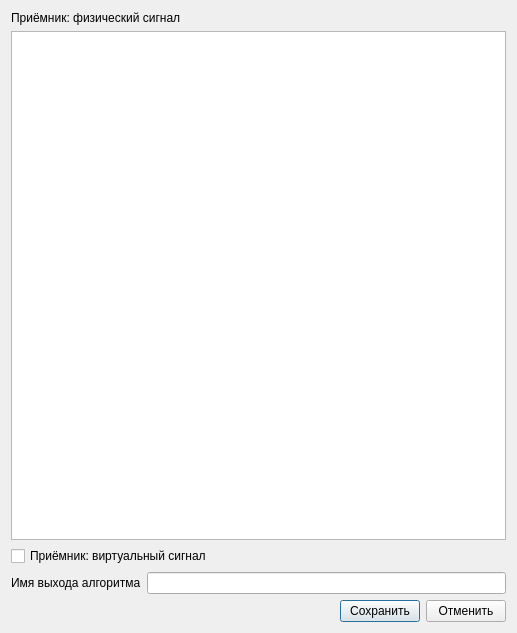
<?xml version="1.0" encoding="UTF-8"?>
<ui version="4.0">
 <class>ParamDialogBO</class>
 <widget class="QDialog" name="ParamDialogBO">
  <property name="geometry">
   <rect>
    <x>0</x>
    <y>0</y>
    <width>517</width>
    <height>633</height>
   </rect>
  </property>
  <property name="windowTitle">
   <string>Выбор приёмника сигнала</string>
  </property>
  <layout class="QVBoxLayout" name="verticalLayout">
   <item>
    <widget class="QLabel" name="label_2">
     <property name="text">
      <string>Приёмник: физический сигнал</string>
     </property>
    </widget>
   </item>
   <item>
    <widget class="QTreeView" name="treePhisOutput"/>
   </item>
   <item>
    <widget class="QCheckBox" name="checkVirtualSignal">
     <property name="text">
      <string>Приёмник: виртуальный сигнал</string>
     </property>
    </widget>
   </item>
   <item>
    <layout class="QHBoxLayout" name="horizontalLayout_2">
     <item>
      <widget class="QLabel" name="label">
       <property name="text">
        <string>Имя выхода алгоритма</string>
       </property>
      </widget>
     </item>
     <item>
      <widget class="QLineEdit" name="edTitle"/>
     </item>
    </layout>
   </item>
   <item>
    <layout class="QHBoxLayout" name="horizontalLayout">
     <item>
      <spacer name="horizontalSpacer">
       <property name="orientation">
        <enum>Qt::Horizontal</enum>
       </property>
       <property name="sizeHint" stdset="0">
        <size>
         <width>40</width>
         <height>20</height>
        </size>
       </property>
      </spacer>
     </item>
     <item>
      <widget class="QPushButton" name="btnSave">
       <property name="minimumSize">
        <size>
         <width>0</width>
         <height>0</height>
        </size>
       </property>
       <property name="text">
        <string>Сохранить</string>
       </property>
      </widget>
     </item>
     <item>
      <widget class="QPushButton" name="btnCancel">
       <property name="minimumSize">
        <size>
         <width>0</width>
         <height>0</height>
        </size>
       </property>
       <property name="text">
        <string>Отменить</string>
       </property>
      </widget>
     </item>
    </layout>
   </item>
  </layout>
 </widget>
 <layoutdefault spacing="6" margin="11"/>
 <resources/>
 <connections>
  <connection>
   <sender>btnSave</sender>
   <signal>clicked()</signal>
   <receiver>ParamDialogBO</receiver>
   <slot>onSaveChanges()</slot>
   <hints>
    <hint type="sourcelabel">
     <x>302</x>
     <y>603</y>
    </hint>
    <hint type="destinationlabel">
     <x>258</x>
     <y>316</y>
    </hint>
   </hints>
  </connection>
  <connection>
   <sender>btnCancel</sender>
   <signal>clicked()</signal>
   <receiver>ParamDialogBO</receiver>
   <slot>onCancel()</slot>
   <hints>
    <hint type="sourcelabel">
     <x>439</x>
     <y>603</y>
    </hint>
    <hint type="destinationlabel">
     <x>258</x>
     <y>316</y>
    </hint>
   </hints>
  </connection>
  <connection>
   <sender>treePhisOutput</sender>
   <signal>clicked(QModelIndex)</signal>
   <receiver>ParamDialogBO</receiver>
   <slot>onTreeSelection()</slot>
   <hints>
    <hint type="sourcelabel">
     <x>258</x>
     <y>276</y>
    </hint>
    <hint type="destinationlabel">
     <x>258</x>
     <y>316</y>
    </hint>
   </hints>
  </connection>
 </connections>
 <slots>
  <slot>onSaveChanges()</slot>
  <slot>onCancel()</slot>
  <slot>onTreeSelection()</slot>
  <slot>onListSelection()</slot>
 </slots>
</ui>
